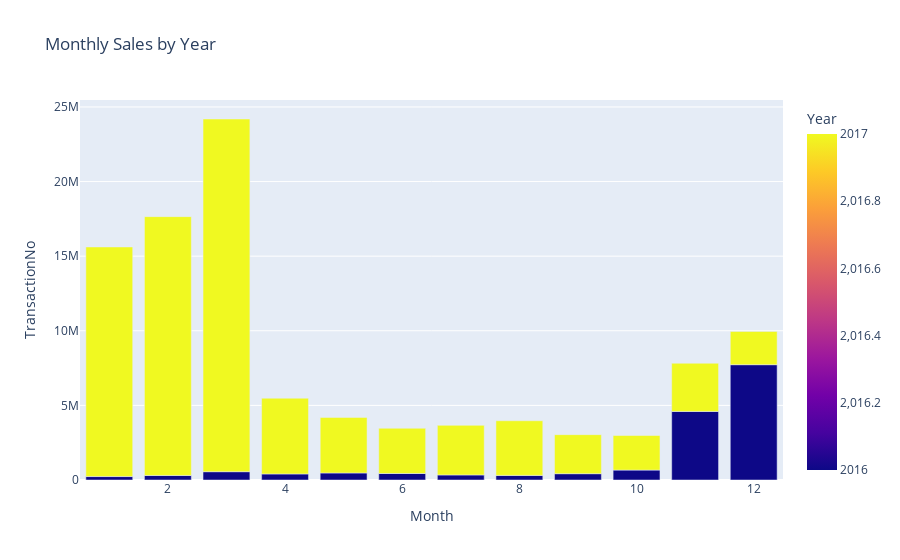

Here is the notebook cell this chart was saved with:
### Code cell
# separate monthly sales by year

year_2016 = monthly_sales[monthly_sales['Year'] == 2016]['TransactionNo']
year_2017 = monthly_sales[monthly_sales['Year'] == 2017]['TransactionNo']


fig = px.bar(monthly_sales, x='Month', y='TransactionNo' , color='Year', barmode='group',
             title='Monthly Sales by Year')

fig.show()

### Figure 1 — Plotly figure (JSON) as saved in the notebook; plotly's stock layout.template omitted (floating-point values rounded to 4 significant figures)
{"data": [{"alignmentgroup": "True", "hovertemplate": "Month=%{x}<br>TransactionNo=%{y}<br>Year=%{marker.color}<extra></extra>", "legendgroup": "", "marker": {"color": [2016, 2017, 2016, 2017, 2016, 2017, 2016, 2017, 2016, 2017, 2016, 2017, 2016, 2017, 2016, 2017, 2016, 2017, 2016, 2017, 2016, 2017, 2016, 2017], "coloraxis": "coloraxis", "pattern": {"shape": ""}}, "name": "", "offsetgroup": "", "orientation": "v", "showlegend": false, "textposition": "auto", "type": "bar", "x": [1, 1, 2, 2, 3, 3, 4, 4, 5, 5, 6, 6, 7, 7, 8, 8, 9, 9, 10, 10, 11, 11, 12, 12], "xaxis": "x", "y": [230920, 15384857, 303016, 17346512, 556608, 23635456, 405192, 5076641, 471465, 3722705, 434982, 3031087, 338660, 3324294, 309698, 3660096, 422946, 2616119, 663523, 2318728, 4595265, 3228497, 7727496, 2230746], "yaxis": "y"}], "layout": {"autosize": true, "barmode": "group", "coloraxis": {"colorbar": {"title": {"text": "Year"}}, "colorscale": [[0, "#0d0887"], [0.1111, "#46039f"], [0.2222, "#7201a8"], [0.3333, "#9c179e"], [0.4444, "#bd3786"], [0.5556, "#d8576b"], [0.6667, "#ed7953"], [0.7778, "#fb9f3a"], [0.8889, "#fdca26"], [1, "#f0f921"]]}, "legend": {"tracegroupgap": 0}, "title": {"text": "Monthly Sales by Year"}, "xaxis": {"anchor": "y", "autorange": true, "domain": [0, 1], "range": [0.5, 12.5], "title": {"text": "Month"}, "type": "linear"}, "yaxis": {"anchor": "x", "autorange": true, "domain": [0, 1], "range": [0, 25470000.0], "title": {"text": "TransactionNo"}, "type": "linear"}}}
